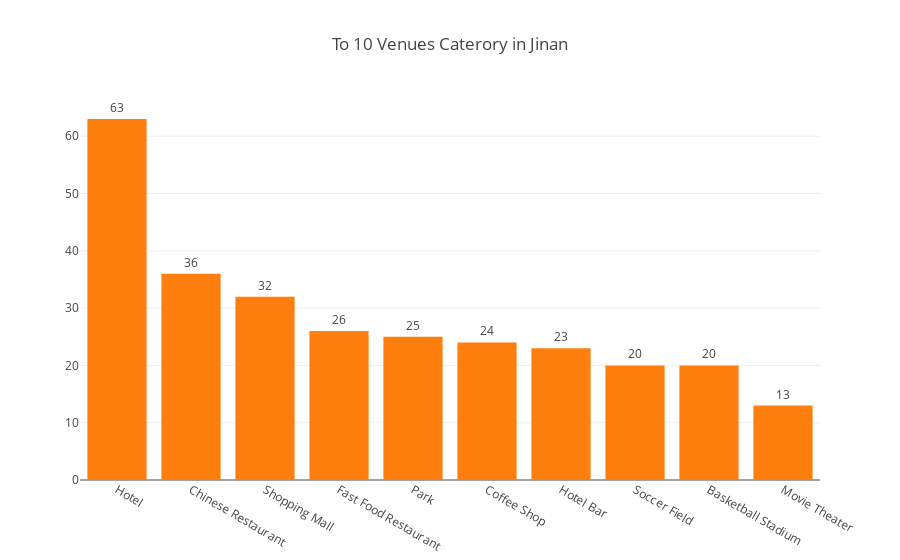

Notebook code for this chart:
### Code cell
plotly.offline.iplot({
    'data':[go.Bar(x=jinan_venues_group.head(10)['Category'],y=jinan_venues_group.head(10)['Count'],text=jinan_venues_group.head(10)['Count'],textposition='outside',marker=dict(color='#FF7F0E'))],
    'layout':go.Layout(title='To 10 Venues Caterory in Jinan')
})

### Figure 1 — Plotly figure (JSON) as saved in the notebook; plotly's stock layout.template omitted (floating-point values rounded to 4 significant figures)
{"data": [{"marker": {"color": "#FF7F0E"}, "text": [63, 36, 32, 26, 25, 24, 23, 20, 20, 13], "textposition": "outside", "type": "bar", "uid": "b3d26501-42ce-4e26-8b15-43bbb4b11112", "x": ["Hotel", "Chinese Restaurant", "Shopping Mall", "Fast Food Restaurant", "Park", "Coffee Shop", "Hotel Bar", "Soccer Field", "Basketball Stadium", "Movie Theater"], "y": [63, 36, 32, 26, 25, 24, 23, 20, 20, 13]}], "layout": {"title": {"text": "To 10 Venues Caterory in Jinan"}}}
